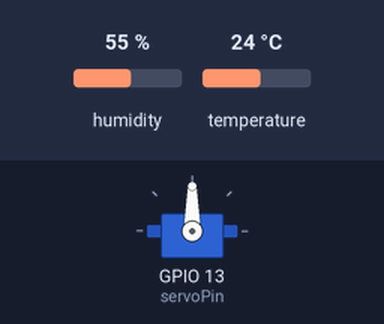
This sketch was run on a simulated ESP32. Parts: servo. Inputs (shaded band) come from the test bench; at power-on: humidity 55 %, temperature 24 °C. WiFi joins after 1.5 s; servers stay silent unless stated; what the sketch prints to the serial monitor is not drawn.

Above: at 1.55 s.
At 4.1 s:
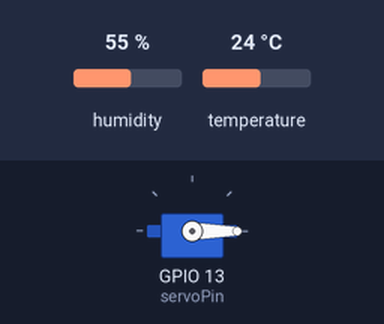
Timing chart, 0 to 7.5 s (numbered marks = the images above):
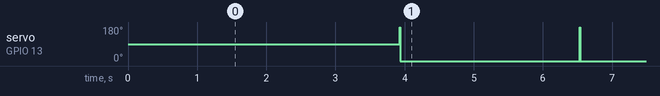

Measured:
- by itself, servo on GPIO 13 (servoPin): alternates 180° for 0.01 s and 0° for 2.6 s

The sketch:

DHT_FIREBASE_ESP32_SERVO.ino
```cpp
#include <WiFi.h>
#include <IOXhop_FirebaseESP32.h>
#include "DHT.h"
#include <ESP32Servo.h>
#include <analogWrite.h>
#include <ESP32PWM.h>
#include <ESP32Tone.h>
#define DHTPIN 23
#define DHTTYPE DHT11

#define FIREBASE_HOST "https://fir-71190448-default-rtdb.asia-southeast1.firebasedatabase.app/"
#define FIREBASE_AUTH "Wp0AsAIURN0eJVM3XEhBhZYQbDN78jLdOKX2Ebe9"
#define WIFI_SSID "Redmi Note 9 Pro"
#define WIFI_PASSWORD "jamafohei"

static const int servoPin = 13;
DHT dht(DHTPIN, DHTTYPE);
Servo servo;

void setup() {
  Serial.begin(115200);
  servo.attach(servoPin);
  dht.begin();

  // mengkoneksikan ke wifi.
  WiFi.begin(WIFI_SSID, WIFI_PASSWORD);
  Serial.print("connecting");
  while (WiFi.status() != WL_CONNECTED) {
    Serial.print(".");
    delay(500);
  }
  Serial.println();
  Serial.print("connected: ");
  Serial.println(WiFi.localIP());

  Firebase.begin(FIREBASE_HOST, FIREBASE_AUTH);

}

void loop() {

  //Baca sensor suhu dan kelembaban
  delay(2000);
  float h = dht.readHumidity();
  float t = dht.readTemperature();

  //jika gagal membaca
    if (isnan(h) || isnan(t)) {
    Serial.println("Gagal membaca dari sensor DHT!");
    return;
  }

  //untuk print ke serial
  Serial.print("Kelembaban : ");
  Serial.print(h);
  Serial.print(" %\t");
  Serial.print("Suhu : ");
  Serial.print(t);
  Serial.println(" *C ");

  // set hasil temperatur
  Firebase.setFloat("Suhu", t);
  // handle error
  if (Firebase.failed()) {
      Serial.print("setting /number failed:");
      Serial.println(Firebase.error());
      return;
  }
  delay(100);

  //set hasil kelembaban
  Firebase.setFloat("Kelembaban", h);
  // handle error
  if (Firebase.failed()) {
      Serial.print("setting /number failed:");
      Serial.println(Firebase.error());
      return;
  }
  servo.write(180);
  delay(10);
  servo.write(-180);

  if (t >= 29.0){
    Firebase.setString("Ventilasi","TERBUKA");
    servo.write(180);
    delay(20);
  }else{
    Firebase.setString("Ventilasi","TERTUTUP");
    servo.write(-180);
    delay(20);
  }
}
```
